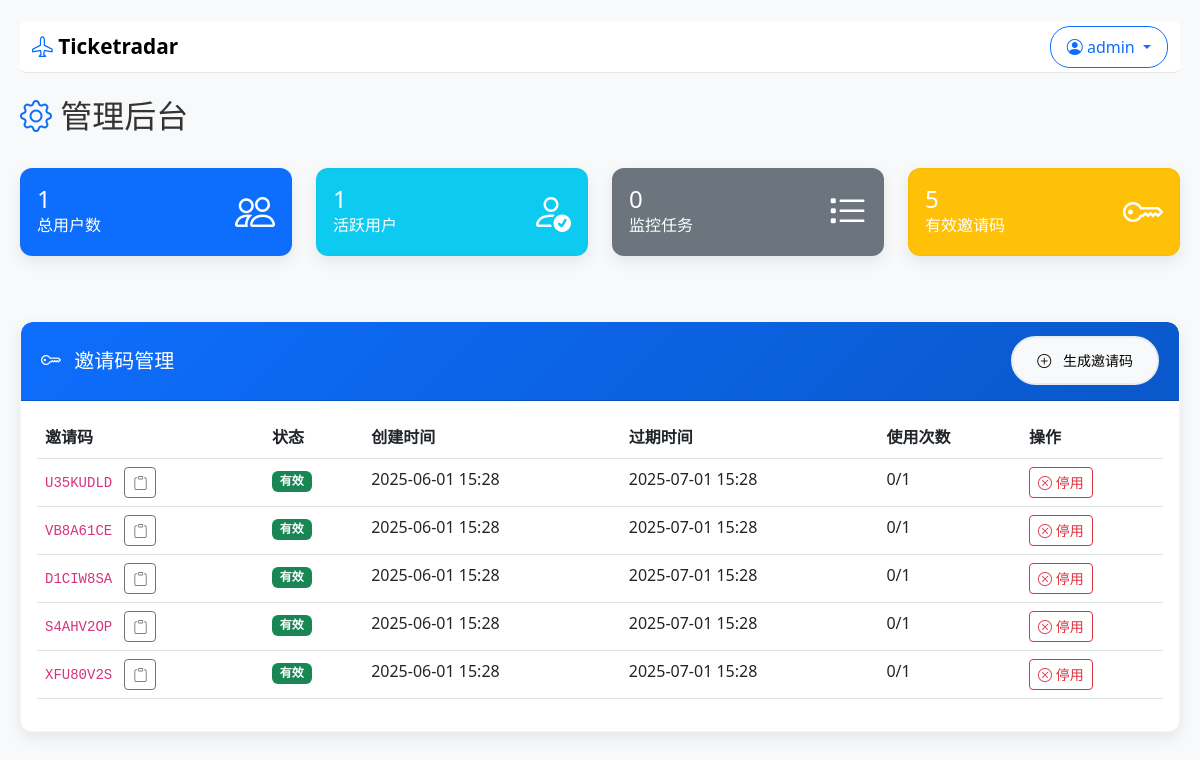
The page /admin (signed in) on the database its author committed.
### main.py (models this page shows, shortened)
class User(UserMixin, db.Model):
    __tablename__ = 'users'
    id = db.Column(db.Integer, primary_key=True)
    username = db.Column(db.String(80), unique=True, nullable=False)
    email = db.Column(db.String(120), unique=True, nullable=False)
    password_hash = db.Column(db.String(255), nullable=False)
    is_admin = db.Column(db.Boolean, default=False)
    created_at = db.Column(db.DateTime, default=lambda: datetime.datetime.now(datetime.timezone.utc))
    last_login = db.Column(db.DateTime)
    is_active = db.Column(db.Boolean, default=True)
    pushplus_token = db.Column(db.String(255))
    monitor_tasks = db.relationship('MonitorTask', backref='user', lazy=True, cascade='all, delete-orphan')

class InviteCode(db.Model):
    __tablename__ = 'invite_codes'
    id = db.Column(db.Integer, primary_key=True)
    code = db.Column(db.String(32), unique=True, nullable=False)
    created_by = db.Column(db.Integer, db.ForeignKey('users.id'), nullable=False)
    created_at = db.Column(db.DateTime, default=lambda: datetime.datetime.now(datetime.timezone.utc))
    expires_at = db.Column(db.DateTime)
    used_by = db.Column(db.Integer, db.ForeignKey('users.id'))
    used_at = db.Column(db.DateTime)
    is_active = db.Column(db.Boolean, default=True)
    max_uses = db.Column(db.Integer, default=1)
    current_uses = db.Column(db.Integer, default=0)

### main.py (the view)
@app.route('/admin')
@login_required
def admin():
    if not current_user.is_admin:
        flash('需要管理员权限', 'error')
        return redirect(url_for('index'))
    stats = {
        'total_users': User.query.count(),
        'active_users': User.query.filter_by(is_active=True).count(),
        'total_tasks': MonitorTask.query.count(),
        'active_tasks': MonitorTask.query.filter_by(is_active=True).count(),
        'total_invites': InviteCode.query.count(),
        'active_invites': InviteCode.query.filter_by(is_active=True).count()
    }
    recent_codes = InviteCode.query.order_by(InviteCode.created_at.desc()).limit(10).all()
    return render_template('admin.html', stats=stats, recent_codes=recent_codes)

### main.py (called while the page is built)
@login_manager.user_loader
def load_user(user_id):
    return db.session.get(User, int(user_id))

### templates/admin.html (shortened to what this page needs)
<!DOCTYPE html>
<html lang="zh-CN">
<head>
    <link href="https://cdn.jsdelivr.net/npm/bootstrap@5.3.0-alpha1/dist/css/bootstrap.min.css" rel="stylesheet">
    <link rel="stylesheet" href="https://cdn.jsdelivr.net/npm/bootstrap-icons@1.10.0/font/bootstrap-icons.css">
    <link rel="stylesheet" href="{{ url_for('static', filename='style.css') }}?v=10">
</head>
<body>
    <div class="container">
        <nav class="navbar navbar-expand-lg navbar-light bg-light rounded mt-3 mb-4">
            <div class="container-fluid">
                <a class="navbar-brand" href="{{ url_for('index') }}">
                    <i class="bi bi-airplane text-primary"></i> Ticketradar
                </a>
                <div class="navbar-nav ms-auto">
                    <div class="dropdown">
                        <button class="btn btn-outline-primary dropdown-toggle" type="button" data-bs-toggle="dropdown">
                            <i class="bi bi-person-circle"></i> {{ current_user.username }}
                        </button>
                    </div>
                </div>
            </div>
        </nav>
        <div class="d-flex justify-content-between align-items-center mb-4">
            <h2><i class="bi bi-gear text-primary"></i> 管理后台</h2>
        </div>
        <div class="row mb-4">
            <div class="col-md-3 mb-3">
                <div class="card bg-primary text-white">
                    <div class="card-body">
                        <div class="d-flex justify-content-between">
                            <div>
                                <h4 class="mb-0">{{ stats.total_users }}</h4>
                                <p class="mb-0">总用户数</p>
                            </div>
                            <div class="align-self-center">
                                <i class="bi bi-people display-6"></i>
                            </div>
                        </div>
                    </div>
                </div>
            </div>
            <div class="col-md-3 mb-3">
                <div class="card bg-info text-white">
                    <div class="card-body">
                        <div class="d-flex justify-content-between">
                            <div>
                                <h4 class="mb-0">{{ stats.active_users }}</h4>
                                <p class="mb-0">活跃用户</p>
                            </div>
                            <div class="align-self-center">
                                <i class="bi bi-person-check display-6"></i>
                            </div>
                        </div>
                    </div>
                </div>
            </div>
            <div class="col-md-3 mb-3">
                <div class="card bg-secondary text-white">
                    <div class="card-body">
                        <div class="d-flex justify-content-between">
                            <div>
                                <h4 class="mb-0">{{ stats.total_tasks }}</h4>
                                <p class="mb-0">监控任务</p>
                            </div>
                            <div class="align-self-center">
                                <i class="bi bi-list-task display-6"></i>
                            </div>
                        </div>
                    </div>
                </div>
            </div>
            <div class="col-md-3 mb-3">
                <div class="card bg-warning text-white">
                    <div class="card-body">
                        <div class="d-flex justify-content-between">
                            <div>
                                <h4 class="mb-0">{{ stats.active_invites }}</h4>
                                <p class="mb-0">有效邀请码</p>
                            </div>
                            <div class="align-self-center">
                                <i class="bi bi-key display-6"></i>
                            </div>
                        </div>
                    </div>
                </div>
            </div>
        </div>
        <div class="card">
            <div class="card-header bg-primary text-white">
                <div class="d-flex justify-content-between align-items-center">
                    <h5 class="mb-0"><i class="bi bi-key"></i> 邀请码管理</h5>
                    <button class="btn btn-light btn-sm" data-bs-toggle="modal" data-bs-target="#generateInviteModal">
                        <i class="bi bi-plus-circle"></i> 生成邀请码
                    </button>
                </div>
            </div>
            <div class="card-body">
                {% if recent_codes %}
                    <div class="table-responsive">
                        <table class="table table-hover">
                            <thead>
                                <tr>
                                    <th>邀请码</th>
                                    <th>状态</th>
                                    <th>创建时间</th>
                                    <th>过期时间</th>
                                    <th>使用次数</th>
                                    <th>操作</th>
                                </tr>
                            </thead>
                            <tbody>
                                {% for code in recent_codes %}
                                <tr>
                                    <td>
                                        <code class="user-select-all">{{ code.code }}</code>
                                        <button class="btn btn-sm btn-outline-secondary ms-2" onclick="copyToClipboard('{{ code.code }}')">
                                            <i class="bi bi-clipboard"></i>
                                        </button>
                                    </td>
                                    <td>
                                        {% if code.is_active %}
                                            <span class="badge bg-success">有效</span>
                                        {% else %}
                                            <span class="badge bg-secondary">已失效</span>
                                        {% endif %}
                                    </td>
                                    <td>{{ code.created_at.strftime('%Y-%m-%d %H:%M') }}</td>
                                    <td>
                                        {% if code.expires_at %}
                                            {{ code.expires_at.strftime('%Y-%m-%d %H:%M') }}
                                        {% else %}
                                            <span class="text-muted">永不过期</span>
                                        {% endif %}
                                    </td>
                                    <td>{{ code.current_uses }}/{{ code.max_uses }}</td>
                                    <td>
                                        {% if code.is_active %}
                                            <button class="btn btn-sm btn-outline-danger" onclick="deactivateCode({{ code.id }})">
                                                <i class="bi bi-x-circle"></i> 停用
                                            </button>
                                        {% endif %}
                                    </td>
                                </tr>
                                {% endfor %}
                            </tbody>
                        </table>
                    </div>
                {% else %}
                    <div class="text-center py-4">
                        <i class="bi bi-key display-4 text-muted"></i>
                        <p class="text-muted mt-2">暂无邀请码</p>
                    </div>
                {% endif %}
            </div>
        </div>
    </div>
</body>
</html>

### static/style.css (style rules this page uses)
.navbar { background-color: rgba(255, 255, 255, 0.95) !important; backdrop-filter: blur(10px); border-bottom: 1px solid rgba(0, 0, 0, 0.1); padding: 0.25rem 0; position: sticky; top: 0; z-index: 1030; }
.navbar-brand { font-size: 1.3rem; font-weight: 700; text-decoration: none; transition: all 0.3s ease; }
.navbar .btn { border-radius: 20px; padding: 0.5rem 1rem; font-weight: 500; transition: all 0.3s ease; border-width: 1.5px; }
.navbar .btn-outline-primary { border-color: #0d6efd; color: #0d6efd; }
body { background-color: #f8f9fa; font-family: 'Noto Sans SC', 'Segoe UI', Tahoma, Geneva, Verdana, sans-serif; color: #333; line-height: 1.6; -webkit-text-size-adjust: 100%; -webkit-tap-highlight-color: rgba(0,0,0,0); touch-action: manipulation; }
.container { max-width: 1200px; margin: 0 auto; padding: 5px 20px; }
.card { border: none; border-radius: 12px; box-shadow: 0 6px 16px rgba(0, 0, 0, 0.08); transition: all 0.3s cubic-bezier(0.25, 0.8, 0.25, 1); margin-bottom: 25px; overflow: hidden; border: 1px solid rgba(0, 0, 0, 0.03); }
.card-header { border-radius: 12px 12px 0 0 !important; font-weight: 600; padding: 0.9rem 1.25rem; }
.card-header i { margin-right: 8px; }
.card-header.bg-primary { background: linear-gradient(135deg, #0d6efd, #0a58ca) !important; }
.btn-light { border-radius: 25px; padding: 0.75rem 1.5rem; font-weight: 500; border: 2px solid #e9ecef; transition: all 0.3s ease; }

### rows shown on the page
User: username "admin"
InviteCode: code "U35KUDLD", is_active "有效", created_at "2025-06-01 15:28", expires_at "2025-07-01 15:28", current_uses "0", max_uses "1"
InviteCode: code "VB8A61CE", is_active "有效", created_at "2025-06-01 15:28", expires_at "2025-07-01 15:28", current_uses "0", max_uses "1"
InviteCode: code "D1CIW8SA", is_active "有效", created_at "2025-06-01 15:28", expires_at "2025-07-01 15:28", current_uses "0", max_uses "1"
InviteCode: code "S4AHV2OP", is_active "有效", created_at "2025-06-01 15:28", expires_at "2025-07-01 15:28", current_uses "0", max_uses "1"
InviteCode: code "XFU80V2S", is_active "有效", created_at "2025-06-01 15:28", expires_at "2025-07-01 15:28", current_uses "0", max_uses "1"

### other values the page prints
{{ stats.total_users }} "1"
{{ stats.active_users }} "1"
{{ stats.total_tasks }} "0"
{{ stats.active_invites }} "5"
